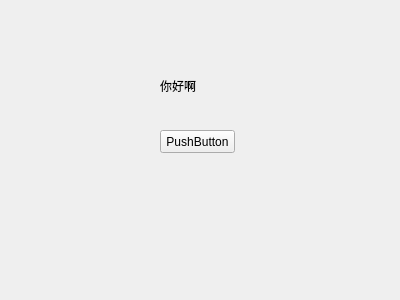
<?xml version="1.0" encoding="UTF-8"?>
<ui version="4.0">
 <class>Form</class>
 <widget class="QWidget" name="Form">
  <property name="geometry">
   <rect>
    <x>0</x>
    <y>0</y>
    <width>400</width>
    <height>300</height>
   </rect>
  </property>
  <property name="windowTitle">
   <string>Form</string>
  </property>
  <widget class="QPushButton" name="pushButton">
   <property name="geometry">
    <rect>
     <x>160</x>
     <y>130</y>
     <width>75</width>
     <height>23</height>
    </rect>
   </property>
   <property name="text">
    <string>PushButton</string>
   </property>
  </widget>
  <widget class="QLabel" name="label">
   <property name="geometry">
    <rect>
     <x>160</x>
     <y>80</y>
     <width>54</width>
     <height>12</height>
    </rect>
   </property>
   <property name="text">
    <string>你好啊</string>
   </property>
  </widget>
 </widget>
 <resources/>
 <connections/>
</ui>
